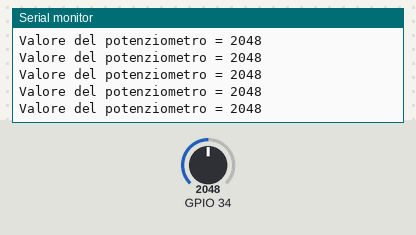
Bench run of a sketch on a simulated ESP32. On the bench: the last lines printed to the serial monitor. Inputs (shaded band) come from the test bench; at power-on: GPIO 34 = 2048 (analog values on the 0–4095 scale).

Above: at 1.2 s.
1.3 s: GPIO 34 set to 2866
At 1.31 s:
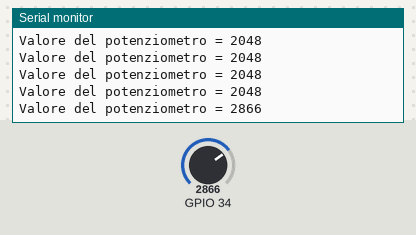
2.8 s: GPIO 34 set to 3603
At 2.81 s:
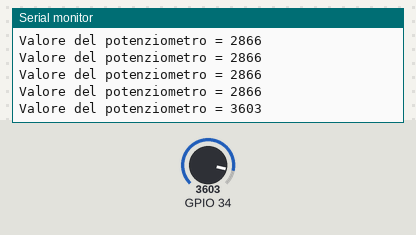
Timing chart, 0 to 5.8 s (numbered marks = the images above; inputs shaded):
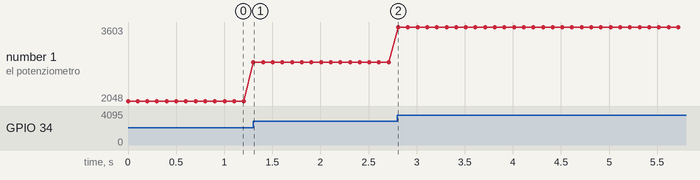

The sketch:

main.ino
```cpp
void setup() {

  // Setta la seriale a 115200 baud
  Serial.begin(115200);
  // Setta la precisione dell'ingresso ADC a 12 bits (0-4096)
  // Il valore 4095 corrisponde a 3.3V
  analogReadResolution(12);

}


void loop() {

  // Leggi il valore del potenziometro al pin 34
  int ValoreAnalogico = analogRead(34);
  // Scrivi il valore appena rilevato
  Serial.printf("Valore del potenziometro = %d\n", ValoreAnalogico);
  delay(100); // Un decimo di secondo tra due letture consecutive

}
```

Measured:
- after the input at 1.3 s, the serial monitor: prints a new line at once (image 1)
- after the input at 2.8 s, the serial monitor: prints a new line at once (image 2)
- plotted number 1: 2048 → 2866 after the input at 1.3 s, 2866 → 3603 after the input at 2.8 s
